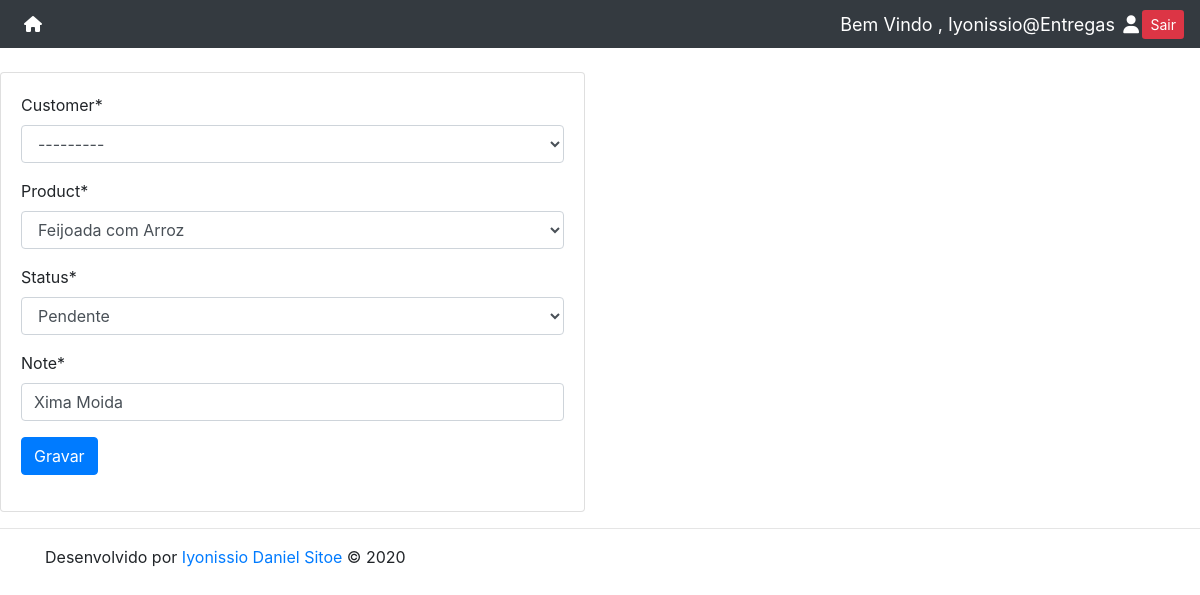
Page /update_order/19/ (signed in) on the committed database.
### entregar/models.py (models this page shows, shortened)
class Order(models.Model):
    STATUS = (
        ('Pendente', 'Pendente'),
        ('Saiu Para Entrega', 'Saiu Para Entrega'),
        ('Entregue', 'Entregue')
    )
    customer = models.ForeignKey(Customer, null=True, on_delete= models.SET_NULL)
    product = models.ForeignKey(Product, null=True, on_delete= models.SET_NULL)
    date_created = models.DateTimeField(auto_now_add=True)
    status = models.CharField(max_length=200, null=True, choices=STATUS)
    note = models.CharField(max_length=1000, null=True)

### entregar/decorators.py (the view)
        def wrapper_func(request, *args, **kwargs):
            group = None
            if request.user.groups.exists():
                group = request.user.groups.all()[0].name
            if group in allowed_roles:
                return view_func(request, *args, **kwargs)
            else:
                return HttpResponse('Nao estas Autorizado a Entrar nesta area !! Faca Login como Cliente para aceder ao Menu Pessoal' )

### entregar/forms.py
class OrderForm(ModelForm):
    class Meta:
        model = Order
        fields = '__all__'

### entregar/models.py (called while the page is built)
    def __str__(self):
        return str(self.user)

    def __str__(self):
        return self.name

### entregar/views.py (called while the page is built)
@login_required(login_url='login')
@allowed_users(allowed_roles=['admin'])
def updateOrder(request, pk):
    order = Order.objects.get(id=pk)
    form = OrderForm(instance=order)
    if request.method == 'POST':
        form = OrderForm(request.POST , instance=order)
        if form.is_valid():
            form.save()
            return redirect('/')
    context = {'form': form}
    return render(request, 'entregar/order_form2.html', context)

### entregar/templates/entregar/order_form2.html (shortened to what this page needs)
{% extends 'entregar/main.html' %}
{% load crispy_forms_tags %}
{% load static %}
{% block content %}
<br>
<div class="row">
     <div class="col-md-6">
        <div class="card card-body">
            <form action="" method="POST">
                    {{ form|crispy }}
                 <button type="submit" class="btn btn-primary">Gravar</button>
            </form>
         </div>
    </div>
</div>
{% endblock %}

### entregar/templates/entregar/navbar.html (shortened to what this page needs)
{% load static %}
<nav class="navbar navbar-expand-lg navbar-dark bg-dark">
  <div class="collapse navbar-collapse" id="navbarNav">
    <ul class="navbar-nav">
      {% if request.user.is_staff %}
      <li class="nav-item active">
        <a class="nav-link" href="{% url 'home' %}"><i class="fa fa-home"></i></a>
      </li>
      {% endif %}
    </ul>
  </div>
  <span class="hello-msg">Bem Vindo ,  {{request.user}} <a><i class="fa fa-fw fa-user"></i></a> </span>
<a class="btm btn-sm btn-danger" href="{% url 'logout' %}"> Sair </a>
</nav>

### static/css/main.css (style rules this page uses)
body { background-color:white; }

### entregar/templates/entregar/navbar.html (style rules this page uses)
.hello-msg { font-size: 18px; color: #fff; margin-rigth: 20px; }

### rows in the picture
Order: customer "---------", product "Feijoada com Arroz", status "Pendente", note "Xima Moida"

### other values in the picture
{{ request.user }} "Iyonissio@Entregas"
